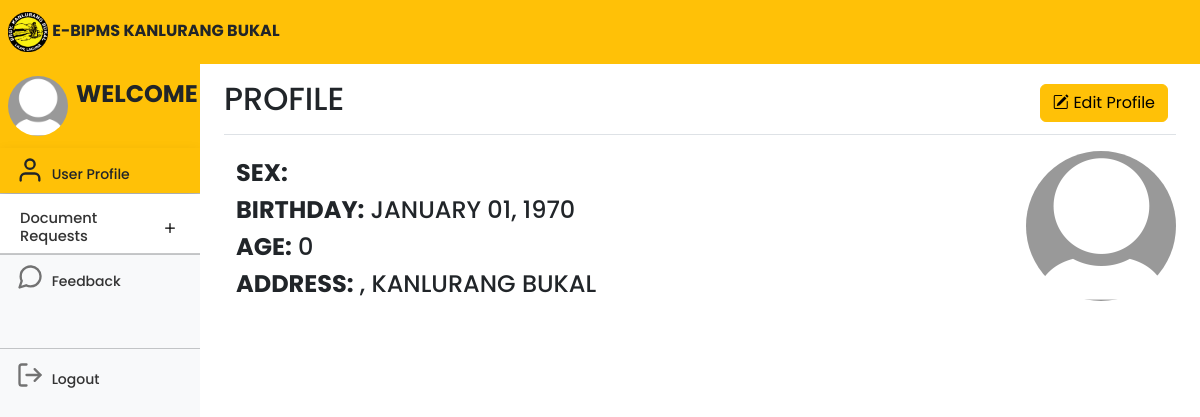
The app's page /userhome.php (signed in), older data.
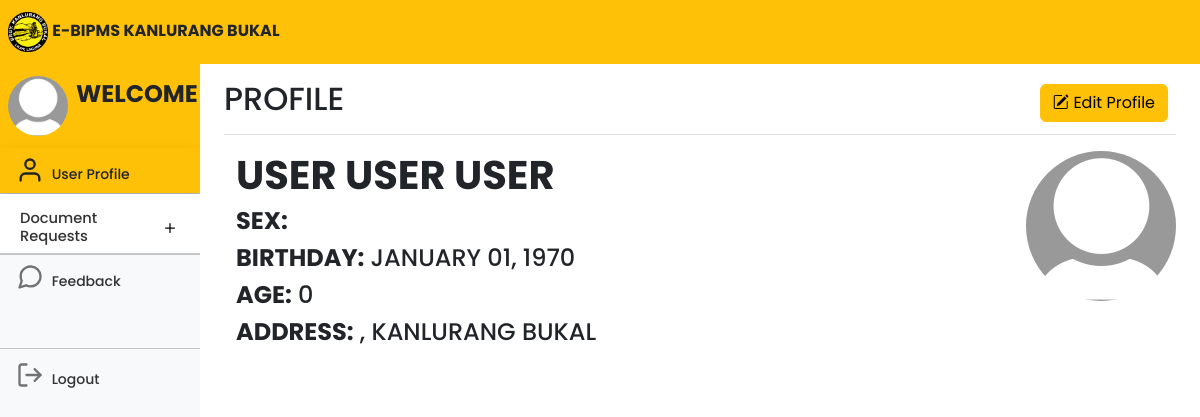
The same page, newer data.
### tables this page shows
CREATE TABLE `users` (
  `id` int(11) NOT NULL,
  `userID` varchar(100) NOT NULL,
  `firstname` varchar(100) NOT NULL,
  `middlename` varchar(100) NOT NULL,
  `lastname` varchar(100) NOT NULL,
  `house_no` varchar(100) NOT NULL,
  `purok` varchar(100) NOT NULL,
  `sex` varchar(100) NOT NULL,
  `birthday` varchar(100) NOT NULL,
  `email` varchar(100) NOT NULL,
  `username` varchar(100) NOT NULL,
  `password` varchar(100) NOT NULL,
  `profile_picture` varchar(255) NOT NULL
);

### userhome.php (the view, shortened to what this page needs)
<!DOCTYPE html>
<html lang="en">
<head>
	<link rel="stylesheet" href="https://cdn.jsdelivr.net/npm/bootstrap-icons@1.7.2/font/bootstrap-icons.css">
	<link href="css/bootstrap.min.css" rel="stylesheet">
	<link rel="stylesheet" href="css/style.css">
	<link href="dashboard.css" rel="stylesheet">
</head>
<body>
	<header class="navbar navbar-light sticky-top bg-warning flex-md-nowrap p-0 ">
		<a class="navbar-brand px-2 fs-6 text-dark">
			<img src="kanlurangbukal.png" width="40">
			<b>E-BIPMS KANLURANG BUKAL</b></a>
	</header>
	<?php
	include 'conn.php';
	$id = $_SESSION['id'];
	$query=mysqli_query($conn,"SELECT * FROM users where id='$id'")or die(mysqli_error());
	$row=mysqli_fetch_array($query);
	if ($row['profile_picture']) {
		$profile_picture = $row['profile_picture'];
	} else {
		$profile_picture = 'default-profile-pic.jpg';
	}
	?>
	<div class="container-fluid">
		<div class="row">
			<nav id="sidebarMenu" class="col-md-3 col-lg-2 d-md-block bg-body-tertiary sidebar collapse">
				<div class="position-sticky pt-2 mt-2 sidebar-sticky bg-light">
					<ul class="nav flex-column">
						<a class="navbar-brand px-2 fs-6 bg-warning">
							<img class="float-start rounded-circle" src="<?php echo $profile_picture?>" width="60">
							<span class="fs-4 px-2 text-dark"><b>WELCOME</b></span>
							<br>
							<span class="fs-6 px-2 text-dark" style="text-transform: uppercase;">
							</span>
						</a>
						<li class="nav-item fs-7">
							<a class="nav-link bg-warning active shadow text-dark">
								<span data-feather="user" class="align-text-bottom feather-48"></span>
								User Profile
							</a>
						</li>
						<li class="nav-item fs-7">
							<div class="accordion accordion-flush" id="accordionFlushExample">
								<div class="accordion-item">
									<h2 class="accordion-header fs-7">
										<button class="accordion-button collapsed fs-7 pt-3 pb-2 nav-link"
											style="font-size:11pt;" type="button" data-bs-toggle="collapse"
											data-bs-target="#flush-collapseOne" aria-expanded="false"
											aria-controls="flush-collapseOne">
											Document Requests
										</button>
									</h2>
									<hr class="mt-0 mb-0">
								</div>
						</li>
						<hr class="mt-0 mb-0">
						<li class="nav-item fs-7">
							<a class="nav-link" href="">
								<span data-feather="message-circle" class="align-text-bottom feather-48"></span>
								Feedback
							</a>
						</li>
						<hr class="mt-5 mb-1">
						<li class="nav-item fs-7">
							<a class="nav-link" href="userlogout.php">
								<span data-feather="log-out" class="align-text-bottom feather-48"></span>
								Logout
							</a>
						</li>
					</ul>
				</div>
			</nav>
			<main class="col-md-9 ms-sm-auto col-lg-10 px-md-4">
				<div
					class="d-flex justify-content-between flex-wrap flex-md-nowrap align-items-center pt-3 pb-2 mb-3 border-bottom">
					<?php
					include 'conn.php';
					$id = $_SESSION['id'];
					$query = mysqli_query($conn, "SELECT * FROM users where id='$id'") or die(mysqli_error());
					$row = mysqli_fetch_array($query);
					?>
					<h1 style="text-transform: uppercase;" class="h2">Profile</h1>
					<div class="btn-toolbar mb-2 mb-md-0">
						<div class="btn-group me-2">
							<a href="edituserprofile.php?id=<?= $row['id']; ?>" class="btn btn-md btn-warning"><i
									class="bi bi-pencil-square"> </i>Edit Profile</a>
						</div>
					</div>
				</div>
				<?php
	include 'conn.php';
	$id = $_SESSION['id'];
	$query=mysqli_query($conn,"SELECT * FROM users where id='$id'")or die(mysqli_error());
	$row=mysqli_fetch_array($query);
	if ($row['profile_picture']) {
		$profile_picture = $row['profile_picture'];
	} else {
		$profile_picture = 'default-profile-pic.jpg';
	}
	?>
				<img class="float-end rounded-circle" src="<?php echo $profile_picture; ?>" width="150">
				<div class="d-flex flex-wrap row g-4 mb-3 gx-1 text-start">
					<h1 style="text-transform: uppercase;"><b>
							<?php echo $row['firstname'] . ' ' . $row['middlename'] . ' ' . $row['lastname']; ?>
						</b></h1>
					<h4 class="mt-0" style="text-transform: uppercase;"><b>Sex: </b>
					</h4>
					<h4 class="mt-0" style="text-transform: uppercase;"><b>BIRTHDAY:</b>
						<?php
						$newDate = date("F d, Y", strtotime($row['birthday']));
						echo $newDate; ?>
					</h4>
					<h4 class="mt-0" style="text-transform: uppercase;"><b>AGE:</b>
						<?php
						$dateOfBirth = $row['birthday'];
						$dob = new DateTime($dateOfBirth);
						$now = new DateTime();
						$diff = $now->diff($dob);
						echo $diff->y ?>
					</h4>
					<h4 class="mt-0" style="text-transform: uppercase;"><b>ADDRESS:</b>
						<?php echo $row['purok'] . ', ' . $row['house_no'] . ' ' . 'KANLURANG BUKAL'; ?>
					</h4>
				</div>
			</main>
		</div>
	</div>
</body>
</html>

Row changes from the older to the newer data that the page shows:
changed users: firstname (not shown) → "USER"; middlename (not shown) → "USER"; lastname (not shown) → "USER"
